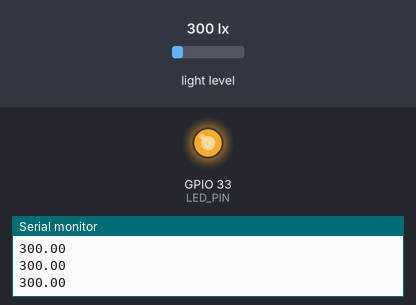
Simulated run of this sketch. Board: ESP32. Parts: output pins drawn as LEDs (lit = HIGH), the last lines printed to the serial monitor. The test bench sets the inputs (shaded band); at power-on: light level 300 lx.

Above: at 1.3 s.
1.4 s: light level set to 105 lx
2.9 s: light level set to 91 lx
At 3.6 s:
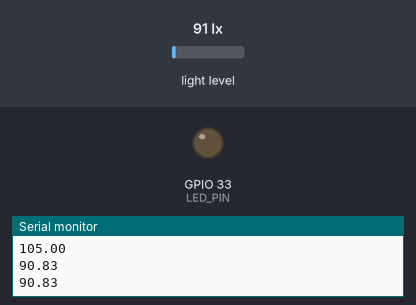
4.5 s: light level set to 500 lx
At 4.9 s:
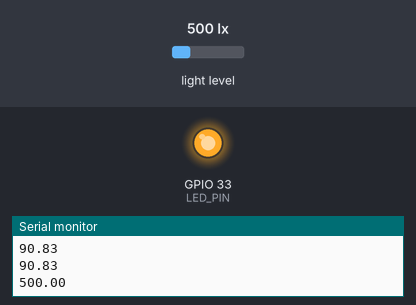
6.0 s: light level set to 40 lx
At 7.3 s:
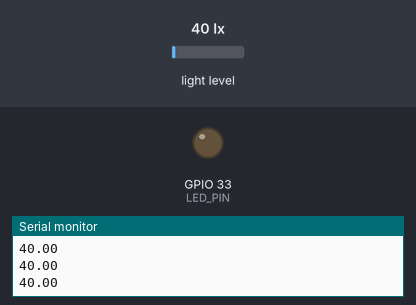
Timing chart, 0 to 8.5 s (numbered marks = the images above; inputs shaded):
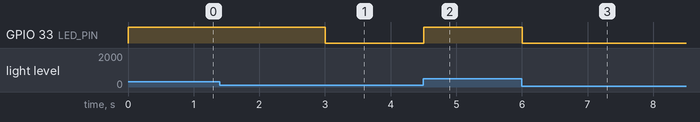

The sketch:

Foy4_Hatali.ino
```cpp
// FOY 4 - Hata Avcisi: Bu kodda bilerek birakilmis bir hata var!
#include <Wire.h>
#include <BH1750.h>

const int LED_PIN = 33;
const float KARANLIK_ESIGI = 100.0;
BH1750 isikSensoru;

void setup() {
  Serial.begin(115200);
  Wire.begin(21, 22);
  pinMode(LED_PIN, OUTPUT);
  if (!isikSensoru.begin(BH1750::CONTINUOUS_HIGH_RES_MODE, 0x23, &Wire)) {
    Serial.println("HATA: BH1750 bulunamadi.");
    while (true) delay(100);
  }
}

void loop() {
  float lux = isikSensoru.readLightLevel();
  if (lux > KARANLIK_ESIGI) {
    digitalWrite(LED_PIN, HIGH);
  } else {
    digitalWrite(LED_PIN, LOW);
  }
  Serial.println(lux);
  delay(500);
}
```

Measured:
- the behaviour switches between 101 and 100 lx on light level (found by bisection; images 0 and 1)
- after the input at 2.9 s, GPIO 33 (LED_PIN): HIGH → LOW after 0.10 s
- after the input at 4.5 s, GPIO 33 (LED_PIN): LOW → HIGH at once
- after the input at 6.0 s, GPIO 33 (LED_PIN): HIGH → LOW at once
